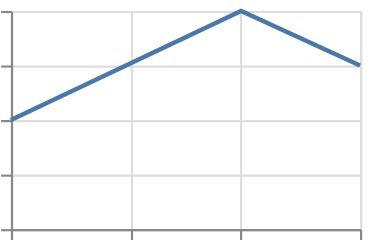

Specify this chart in Vega-Lite:
### Vega-Lite specification from a JSON file in a GitHub repository (floating-point values rounded to 4 significant figures)
{"$schema": "https://vega.github.io/schema/vega-lite/v6.json", "padding": 5, "autosize": "none", "data": {"values": [{"c": "A", "x": 1, "y": 2, "s": 3, "t": "2024-01-01"}, {"c": "B", "x": 2, "y": null, "s": 5, "t": "2024-02-01"}, {"c": "C", "x": 3, "y": 4, "s": null, "t": "2024-03-01"}, {"c": "D", "x": 4, "y": 3, "s": 7, "t": "2024-04-01"}]}, "width": 160, "height": 100, "mark": {"type": "line", "invalid": "filter"}, "encoding": {"x": {"field": "t", "type": "temporal"}, "y": {"field": "y", "type": "quantitative"}}}
